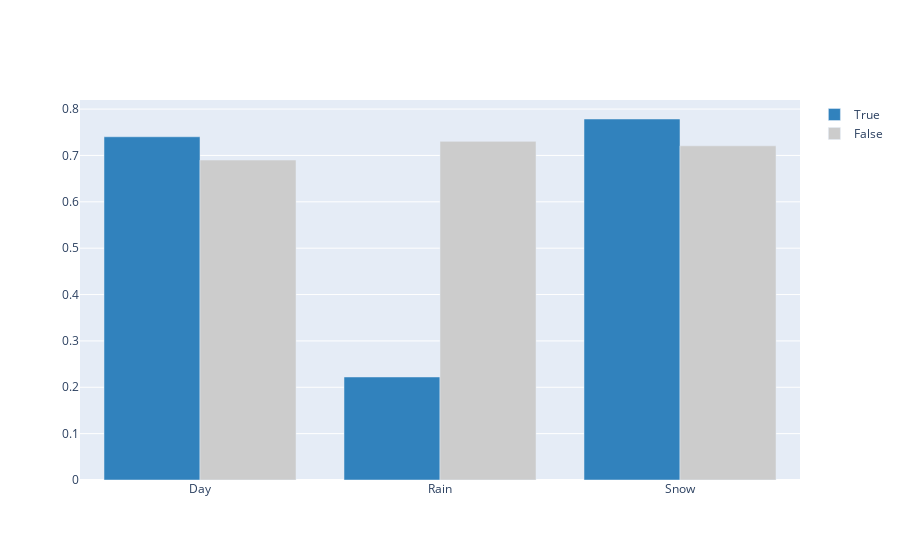

Source (notebook cell):
### Code cell
import plotly.graph_objs as go
import plotly.offline as py
trace0 = go.Bar(
    x = ['Day','Rain','Snow'],
    y = [dayt,raint,snowt],
    name = 'True',
    marker=dict(
        color = 'rgb(49,130,189)'
    )
)
trace1 = go.Bar(
    x = ['Day','Rain','Snow'],
    y = [dayf,rainf,snowf],
    name = 'False',
    marker=dict(
        color = 'rgb(204,204,204)'
    )
)
data = [trace0,trace1]
py.iplot(data)

### Figure 1 — Plotly figure (JSON) as saved in the notebook; plotly's stock layout.template omitted (floating-point values rounded to 4 significant figures)
{"data": [{"marker": {"color": "rgb(49,130,189)"}, "name": "True", "type": "bar", "x": ["Day", "Rain", "Snow"], "y": [0.7403, 0.2222, 0.7786]}, {"marker": {"color": "rgb(204,204,204)"}, "name": "False", "type": "bar", "x": ["Day", "Rain", "Snow"], "y": [0.6901, 0.7304, 0.7208]}], "layout": {}}
